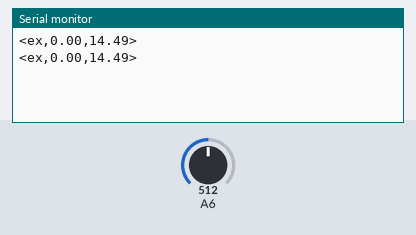
This sketch was run on a simulated Arduino Nano, built with avr-gcc and run on an emulated ATmega328P. On the bench: the last lines printed to the serial monitor. The test bench sets the inputs (shaded band); at power-on: A6 = 512.

Above: at 3.8 s.
3.9 s: A6 set to 716
At 6.4 s:
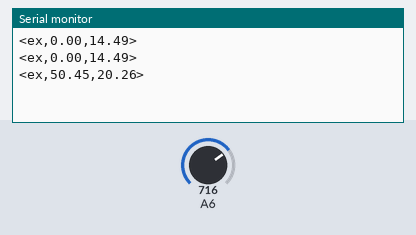
7.8 s: A6 set to 900
At 9.9 s:
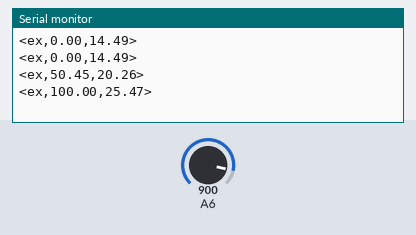
Timing chart, 0 to 11.4 s (numbered marks = the images above; inputs shaded):
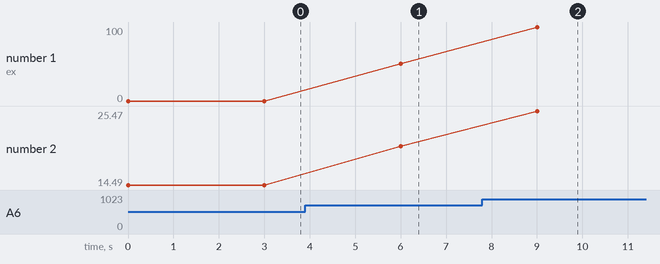

The sketch:

external.ino
```cpp
// External Battery

String SOP = "<";
String EOP = ">";
//
//#define SOP '<'
//#define EOP '>'

void setup() {
  Serial.begin(9600);
}

void loop() {
  String StringBat = BatteryFunction2(A6);
  Serial.println(String(StringBat));
  delay(3000);
}

String BatteryFunction2(int BatteryPin) {
  int sensorValue = analogRead(BatteryPin);//may need to add float
  float BatteryVoltage = (float)sensorValue/212;
  float BattVolt = BatteryVoltage*6;
  float BatteryLife = float(28.57*BattVolt - 528.5);

  if (BatteryLife < 0)
    BatteryLife = 0;
  if (BatteryLife > 100)
    BatteryLife = 100;
  char b1[32];
  dtostrf(BatteryLife, 5, 2, b1);
  char b2[32];
  dtostrf(BattVolt, 5, 2, b2);

  String s = SOP+"ex,";
  s += String(b1) + ",";
  s += String(b2)+EOP;
  s.replace(" ",""); //purge spaces from dtostrf
  return(s);
}
```

Measured:
- after the input at 3.9 s, the serial monitor: prints a new line after 2.1 s (image 1)
- after the input at 7.8 s, the serial monitor: prints a new line after 1.2 s (image 2)
- plotted number 1: 0 → 50.45 after the input at 3.9 s, 50.45 → 100 after the input at 7.8 s
- plotted number 2: 14.49 → 20.26 after the input at 3.9 s, 20.26 → 25.47 after the input at 7.8 s
